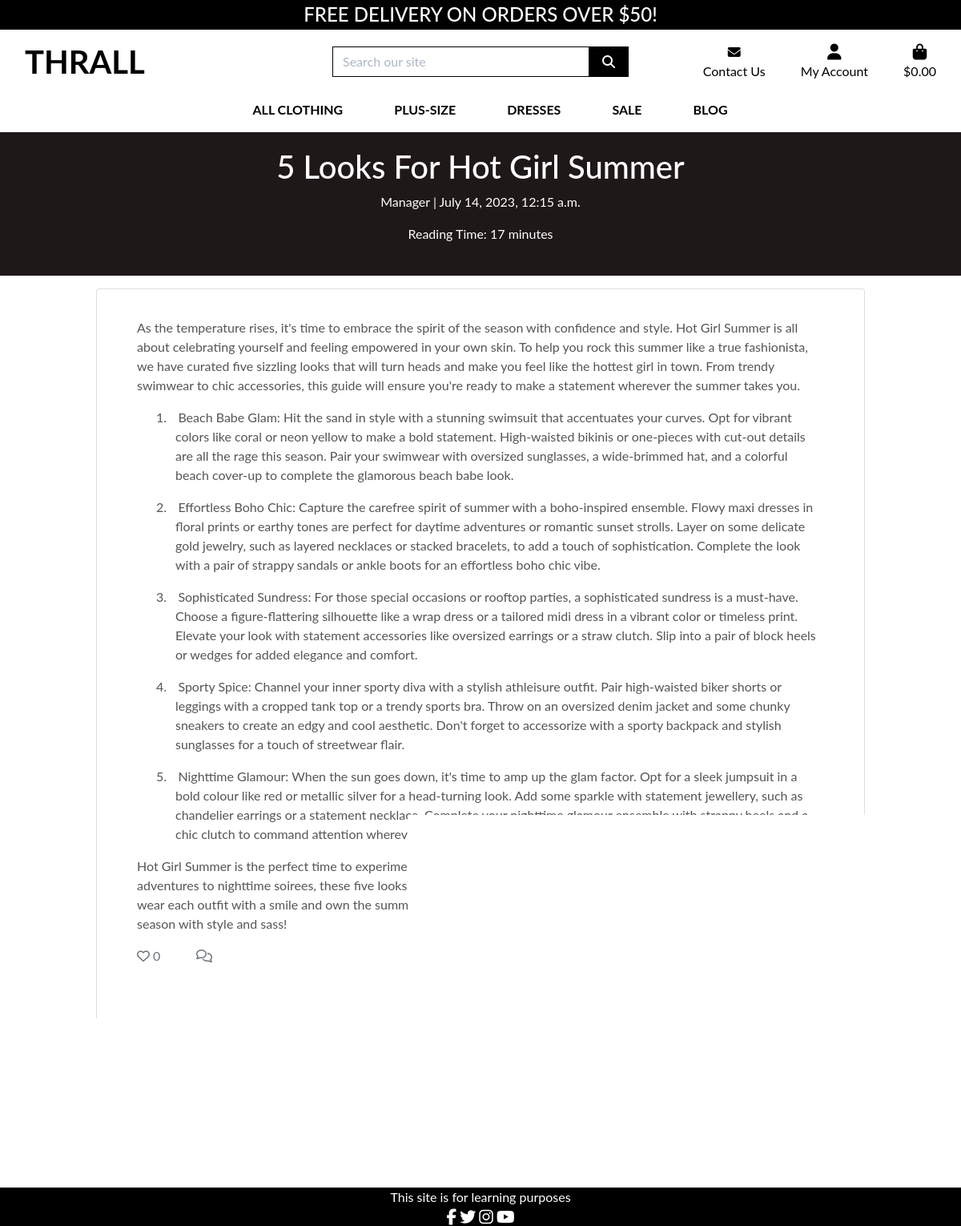
Screenshot of /blog/5-looks-for-hot-girl-summer/ with the database file from the repository.
### blog/models.py (models this page shows, shortened)
class Post(models.Model):
    title = models.CharField(max_length=200, unique=True)
    slug = models.SlugField(max_length=200, unique=True)
    author = models.ForeignKey(
        User, on_delete=models.CASCADE, related_name="blog_posts"
    )
    excerpt = models.TextField(blank=True)
    updated_on = models.DateTimeField(auto_now=True)
    content = models.TextField()
    created_on = models.DateTimeField(auto_now_add=True)
    status = models.IntegerField(choices=STATUS, default=0)
    tags = models.ManyToManyField(Tag, related_name='posts', blank=True)
    image = models.ImageField(null=True, blank=True)
    reading_time = models.PositiveIntegerField(default=0, editable=False)
    likes = models.ManyToManyField(
        User, related_name='blogpost_like', blank=True)
    class Meta:
        ordering = ["-created_on"]
    def number_of_likes(self):
        return self.likes.count()

### blog/views.py (the view, shortened to what this page needs)
# urls.py: path('<slug:slug>/', views.PostDetail.as_view(), name='post_detail'),
class PostDetail(View):
    def get(self, request, slug, *args, **kwargs):
        queryset = Post.objects.filter(status=1)
        post = get_object_or_404(queryset, slug=slug)
        comments = post.comments.filter(approved=True).order_by("-created_on")
        liked = False
        if post.likes.filter(id=self.request.user.id).exists():
            liked = True
        tags = post.tags.all()
        reading_time = post.reading_time
        comment_form = CommentForm()
        return render(
            request,
            "blog/post_detail.html",
            {
                "post": post,
                "comments": comments,
                "commented": False,
                "comment_form": comment_form,
                "liked": liked,
                "tags": tags,
                "reading_time": reading_time,
            },
        )

### blog/forms.py
class CommentForm(forms.ModelForm):
    class Meta:
        model = Comment
        fields = ('body',)

### bag/contexts.py (called while the page is built, shortened)
def bag_contents(request):
    bag_items = []
    total = 0
    product_count = 0
    bag = request.session.get('bag', {})
    if total < settings.FREE_DELIVERY_THRESHOLD:
        delivery = total * Decimal(settings.STANDARD_DELIVERY_PERCENTAGE / 100)
        free_delivery_delta = settings.FREE_DELIVERY_THRESHOLD - total
    else:
        delivery = 0
        free_delivery_delta = 0
    grand_total = delivery + total
    context = {
        'bag_items': bag_items,
        'total': total,
        'product_count': product_count,
        'delivery': delivery,
        'free_delivery_delta': free_delivery_delta,
        'free_delivery_threshold': settings.FREE_DELIVERY_THRESHOLD,
        'grand_total': grand_total,
    }
    return context

### blog/models.py (called while the page is built)
    def __str__(self):
        return self.name

### blog/templates/blog/post_detail.html (shortened to what this page needs)
{% extends 'base.html' %}
{% load crispy_forms_tags %}
{% block page_header %}
    <div class="container header-container">
    </div>
{% endblock %}
{% block content %}
<div class="masthead" alt="Snow" style="width:100%;">
    <div class="container">
        <div class="row g-0">
            <div class="col-md-12 masthead-text">
                <div class="row">
                    <div class="col-md-12">
                        <div style="text-align: center;">
                            <h1 class="post-title" style="margin-top: 20px;">{{ post.title }}</h1>
                            <p class="post-subtitle">{{ post.author }} | {{ post.created_on }}</p>
                            <p class="post-subtitle">Reading Time: {{ reading_time }} minutes</p>
                        </div>
                    </div>
                    <div class="d-none d-md-block col-md-6 masthead-image">
                    </div>
                </div>
            </div>
        </div>
    </div>
</div>
<div class="container">
    <div class="row">
        <div class="col card mt-3 left top">
            <div class="card-body">
                <p class="card-text">
                    <div class="col mt-3">
                        <div class="post-content">
                            <p>
                                {{ post.content | safe }}
                            </p>
                            <div class="row">
                                <div class="col-1">
                                    {% if user.is_authenticated %}
                                    <form class="d-inline" action="{% url 'post_like' slug=post.slug %}" method="POST">
                                        {% if liked %}
                                        <button type="submit" name="blogpost_id" value="{{ post.slug }}" class="btn-like"><i class="fas fa-heart"></i></button>
                                        {% else %}
                                        <button type="submit" name="blogpost_id" value="{{ post.slug }}" class="btn-like"><i class="far fa-heart"></i></button>
                                        {% endif %}
                                    </form>
                                    {% else %}
                                    <span class="text-secondary"><i class="far fa-heart"></i></span>
                                    {% endif %}
                                    <span class="text-secondary">{{ post.number_of_likes }}</span>
                                </div>
                                <div class="col-1">
                                    <strong class="text-secondary"><i class="far fa-comments"></i> {{ total_comments }}</strong>
                                </div>
                            </div>
                        </div>
                        <h1 class="post-title">{{ post.title }}</h1>
                    </div>
                </p>
                <div class="row">
                    <div class="col-md-8">
                        <h3>Comments:</h3>
                        <div class="card-body" style="border: none; padding: 0;">
                        </div>
                    </div>
                    <div class="col-md-4 card mb-4 mt-4">
                        <div class="card-body">
                            {% if commented %}
                            <div class="alert alert-success" role="alert">
                                Your comment is awaiting approval
                            </div>
                            {% else %}
                            {% if user.is_authenticated %}
                            <h3>Leave a comment:</h3>
                            <p>Posting as: {{ user.username }}</p>
                            <form method="post" style="margin-top: 1.3em;">
                                {{ comment_form | crispy }}
                                {% csrf_token %}
                                <button type="submit" class="btn btn-signup btn-lg">Submit</button>
                            </form>
                            {% else %}
                            <p>Log in to leave a comment.</p>
                            {% endif %}
                            {% endif %}
                        </div>
                    </div>
                </div>
                <div class="row" style="margin-bottom: 20px;">
                    <div class="col-md-8">
                        <h3>Tags:</h3>
                        <div class="tags">
                            {% for tag in post.tags.all %}
                            <span class="badge badge-secondary">{{ tag }}</span>
                            {% endfor %}
                        </div>
                    </div>
                </div>
            </div>
        </div>
    </div>
</div>
<br>
{% endblock content %}

### static/css/base.css (style rules this page uses)
html { height: 100%; }
body { background: url('/media/women_modelling_landscape.jpg') no-repeat center center fixed; background-size: cover; height: calc(100vh - 164px); color: #555; font-family: 'Lato'; }
.post-title { font-size: 5vh; color: white; }
.post-subtitle { font-size: 2vh; color: white; }
.masthead { background-color: #1f1818; }
.masthead-image { background-size: cover; background-position: center; }
.post-content { background-color: #fff; }
@media (min-width: 1200px) { .container { max-width: 80%; } }
@media (min-width: 992px) { .header-container { padding-top: 164px; } }

### rows the page displays
Post: title "5 Looks For Hot Girl Summer", author "Manager", created_on "July 14, 2023, 12:15 a.m.", content "As the temperature rises, it's time to embrace the spirit of the season with confidence and style. Hot Girl Summer is all about celebrating yourself and feeling empowered in your own skin. To help you rock this summer like a true fashionista, we have curated five sizzling looks that will turn heads and make you feel like the hottest girl in town. From trendy swimwear to chic accessories, this guide will ensure you're ready to make a statement wherever the summer takes you. 1. Beach Babe Glam: Hit the sand in style with a stunning swimsuit that accentuates your curves. Opt for vibrant colors like coral or neon yellow to make a bold statement. High-waisted bikinis or one-pieces with cut-out…", number_of_likes "0"

### other values shown
{{ free_delivery_threshold }} "50"
{{ reading_time }} "17"
